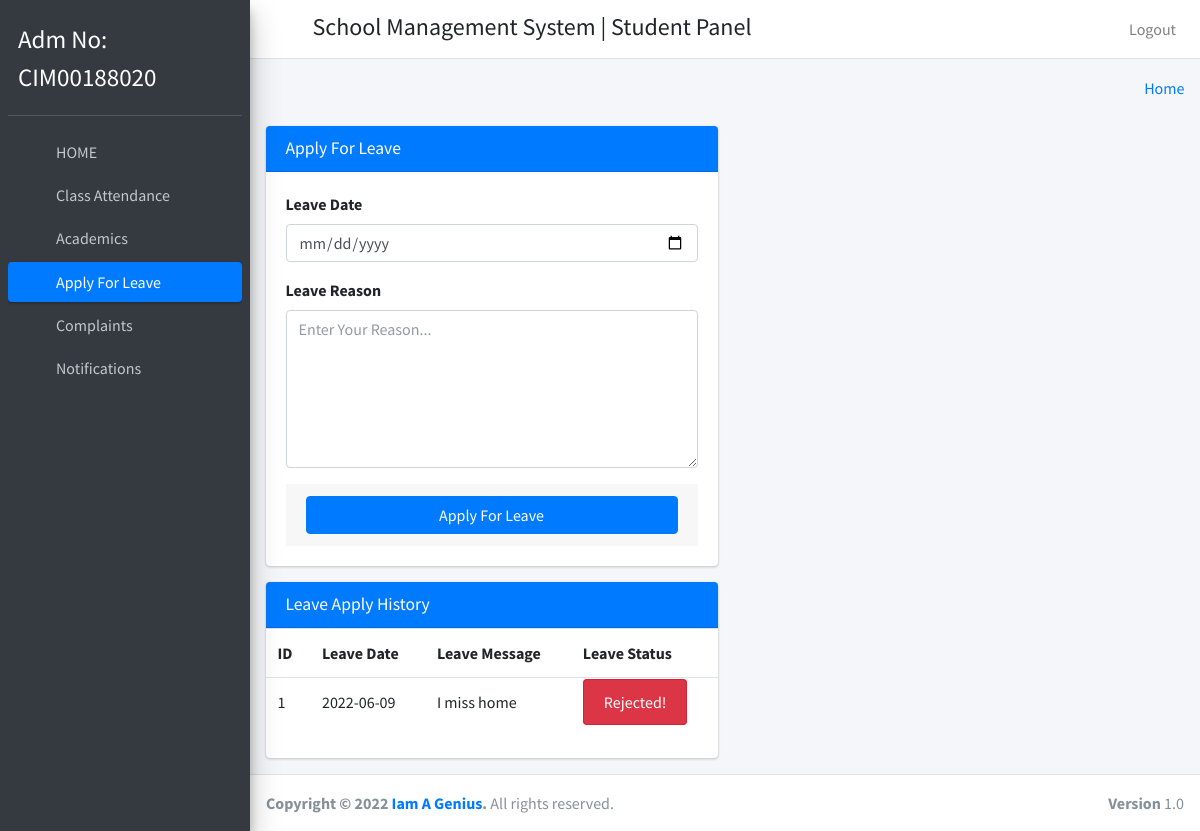
The page /student_apply_leave (signed in) on the database its author committed.
### Student/models.py (models this page shows)
class CustomUser(AbstractUser):
    user_type_data=((1,"HOD"),(3,"staff"),(4,"student"),(2,"admin"))
    user_type= models.CharField(default=1, choices=user_type_data,max_length=10)

class leavereportstudent(models.Model):
    id = models.AutoField(primary_key=True)
    student_id=models.ForeignKey(students, on_delete=models.CASCADE)
    leave_date = models.CharField(max_length=50)
    leave_message = models.CharField(max_length=50)
    dept_id = models.ForeignKey(department, on_delete=models.SET_DEFAULT, default=1)
    leave_status = models.IntegerField(default=0)
    created_at = models.DateTimeField(auto_now_add=True)
    updated_at = models.DateTimeField(auto_now_add=True)
    objects=models.Manager()

### Student/student_views.py (the view)
# urls.py: path('student_apply_leave', student_views.student_apply_leave, name="student_apply_leave"),
def student_apply_leave(request):
    student_obj = students.objects.get(admin=request.user.id)
    notification = notificationstudent.objects.filter(student_id=student_obj.id, read=False).order_by("-id")
    notifications = notificationstudent.objects.filter(student_id=student_obj.id, read=False).count()
    leave_data=leavereportstudent.objects.filter(student_id=student_obj)
    return render(request,"student_template/student_apply_leave.html",{"leave_data":leave_data,
                                                                       "notification":notification,
                                                                       "notifications":notifications,
                                                                       "student_obj":student_obj})

### templates/student_template/student_apply_leave.html (shortened to what this page needs)
{% extends 'student_template/base_template.html' %}
{% load static %}
{% block main_content %}
<section class="content">
      <div class="container-fluid">
        <div class="row">
          <div class="col-md-6">
            <div class="card card-primary">
              <div class="card-header">
                <h3 class="card-title">Apply For Leave</h3>
              </div>
              <form action="{% url 'student_apply_leave_save' %}" method="POST"
                <div class="card-body">
                  <div class="form-group">
                    <label>Leave Date</label>
                    <input type="date" name="leave_date" class="form-control" placeholder="Leave Date">
                  </div>
                  <div class="form-group">
                    <label>Leave Reason</label>
                    <textarea class="form-control" name="leave_msg" rows="6" placeholder="Enter Your Reason..."></textarea>
                  </div>
                <div class="card-footer">
                  <button type="submit" class="btn btn-primary btn-block " id="fetch_student">Apply For Leave</button>
                </div>
             </form>
            </div>
            <div class="card card-primary">
              <div class="card-header">
                <h3 class="card-title"> Leave Apply History </h3>
              </div>
            <div class="table">
              <table class="table">
                  <tr>
                      <th>ID</th>
                      <th>Leave Date</th>
                      <th>Leave Message</th>
                      <th>Leave Status</th>
                  </tr>
                  {% for row in leave_data %}
                  <tr>
                      <td>{{ row.id }}</td>
                      <td>{{ row.leave_date }}</td>
                      <td>{{ row.leave_message }}</td>
                      <td>
                          {% if row.leave_status == 1 %}
                            <span class="alert alert-success">Approved</span>
                          {% elif row.leave_status == 2 %}
                            <span class="alert alert-danger">Rejected!</span>
                          {% else %}
                            <span class="alert alert-info">Pending...</span>
                          {% endif %}
                      </td>
                  </tr>
                  {% endfor %}
              </table>
            </div>
           </div>
        </div>
        </div>
      </div>
 </section>
{% endblock main_content %}

### templates/student_template/sidebar.html (shortened to what this page needs)
{% load static %}
<aside class="main-sidebar sidebar-dark-primary elevation-4">
    <div class="sidebar">
      <div class="user-panel mt-3 pb-3 mb-3 d-flex username">
        <div class="info">
            Adm No:<br/>{{ user.username }}
        </div>
      </div>
      <nav class="mt-2">
        <ul class="nav nav-pills nav-sidebar flex-column" data-widget="treeview" role="menu" data-accordion="false">
          <li class="nav-item">
            {% url 'student_home' as student_home %}
            {% url 'student_profile' as student_profile %}
            <a href="{{ student_home }}" class="nav-link {% if request.path == student_profile %} active {% endif %} {% if request.path == student_home %} active {% endif %} ">
              <i class="nav-icon fas fa-home"></i>
              <p>
                HOME
              </p>
            </a>
          </li>
          <li class="nav-item">
            {% url 'student_view_attendance' as student_view_attendance %}
            {% url 'student_view_attendance_save' as student_view_attendance_save %}
            <a href="{{ student_view_attendance }}" class="nav-link {% if request.path == student_view_attendance_save %} active {% endif %} {% if request.path == student_view_attendance %} active {% endif %} ">
              <i class="nav-icon fas fa-user"></i>
              <p>
                Class Attendance
              </p>
            </a>
          </li>
          {% url 'unit_registration' as unit_registration %}
          {% url 'student_view_result' as student_view_result %}
          {% url 'resit' as resit %}
          {% url 'Units' as Units %}
          <li class="nav-item has-treeview  ">
            <a href="#" class="nav-link {% if request.path == unit_registration %} active {% endif %}
            {% if request.path == Units %} active {% endif %}">
              <i class="nav-icon fas fa-tachometer-alt"></i>
              <p>
                Academics
                <i class="right fas fa-angle-left"></i>
              </p>
            </a>
          </li>
          <li class="nav-item">
            {% url 'student_apply_leave' as student_apply_leave %}
            <a href="{{ student_apply_leave }}" class="nav-link {% if request.path == student_apply_leave %} active {% endif %} ">
              <i class="nav-icon fas fa-user-times"></i>
              <p>
                Apply For Leave
              </p>
            </a>
          </li>
          <li class="nav-item">
            {% url 'student_feedback' as student_feedback %}
            <a href="{{ student_feedback }}" class="nav-link {% if request.path == student_feedback %} active {% endif %} ">
              <i class="nav-icon fas fa-envelope"></i>
              <p>
                Complaints
              </p>
            </a>
          </li>
          <li class="nav-item">
            {% url 'student_all_notification' as student_all_notification %}
            <a href="{{ student_all_notification }}" class="nav-link {% if request.path == student_all_notification %} active {% endif %} ">
              <i class="nav-icon fas fa-share-square"></i>
              <p>
                Notifications
              </p>
            </a>
          </li>
        </ul>
      </nav>
    </div>
  </aside>

### templates/student_template/sidebar.html (style rules this page uses)
.user-panel.mt-3.pb-3.mb-3.d-flex.username { color:#fff; height:100px; font-size:25px; width:auto; }

### rows shown on the page
CustomUser: username "CIM00188020"
leavereportstudent: id "1", leave_date "2022-06-09", leave_message "I miss home", leave_status "Rejected!"
